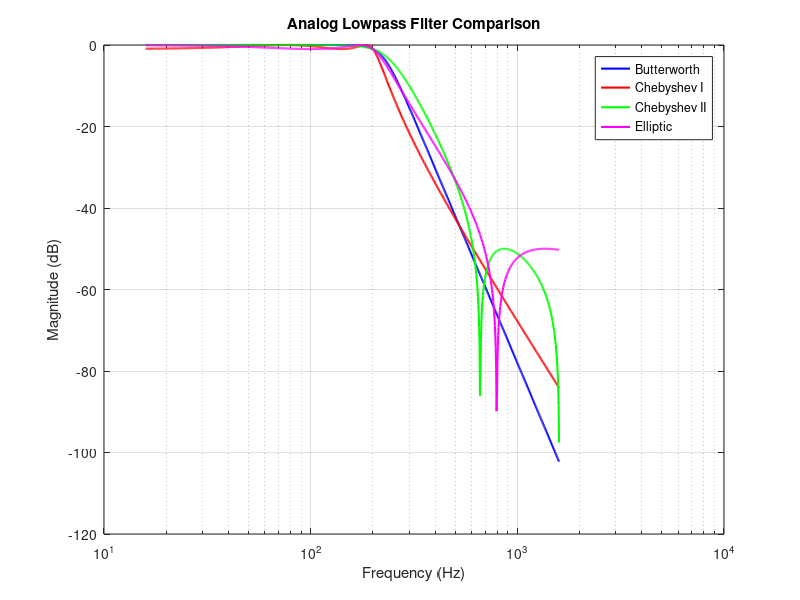

The MATLAB source for this figure: (Note: this script raises an error after producing the figure.)
fp=200; Wp=2*pi*fp;
fs=700; Ws=2*pi*fs;
Rp=1;
Rs=50;

% Frequency vector for plotting
w = logspace(2, 4, 1000);  % 100 Hz to 10 kHz

%% a) Butterworth Filter
[n_butt, Wn_butt] = buttord(Wp, Ws, Rp, Rs, 's');
[b_butt, a_butt] = butter(n_butt, Wn_butt, 's');
h_butt = freqs(b_butt, a_butt, w);

%% b) Chebyshev Type I Filter
[n_cheb1, Wn_cheb1] = cheb1ord(Wp, Ws, Rp, Rs, 's');
[b_cheb1, a_cheb1] = cheby1(n_cheb1, Rp, Wn_cheb1, 's');
h_cheb1 = freqs(b_cheb1, a_cheb1, w);

%% c) Chebyshev Type II Filter
[n_cheb2, Wn_cheb2] = cheb2ord(Wp, Ws, Rp, Rs, 's');
[b_cheb2, a_cheb2] = cheby2(n_cheb2, Rs, Wn_cheb2, 's');
h_cheb2 = freqs(b_cheb2, a_cheb2, w);

%% d) Elliptic Filter
[n_ellip, Wn_ellip] = ellipord(Wp, Ws, Rp, Rs, 's');
[b_ellip, a_ellip] = ellip(n_ellip, Rp, Rs, Wn_ellip, 's');
h_ellip = freqs(b_ellip, a_ellip, w);

%% Plotting
figure;
semilogx(w/(2*pi), 20*log10(abs(h_butt)), 'b', 'LineWidth', 1.5); hold on;
semilogx(w/(2*pi), 20*log10(abs(h_cheb1)), 'r', 'LineWidth', 1.5);
semilogx(w/(2*pi), 20*log10(abs(h_cheb2)), 'g', 'LineWidth', 1.5);
semilogx(w/(2*pi), 20*log10(abs(h_ellip)), 'm', 'LineWidth', 1.5);
grid on;
xlabel('Frequency (Hz)');
ylabel('Magnitude (dB)');
title('Analog Lowpass Filter Comparison');
legend('Butterworth', 'Chebyshev I', 'Chebyshev II', 'Elliptic');
xline(200, '--k', 'Passband Edge');
xline(700, '--k', 'Stopband Edge');